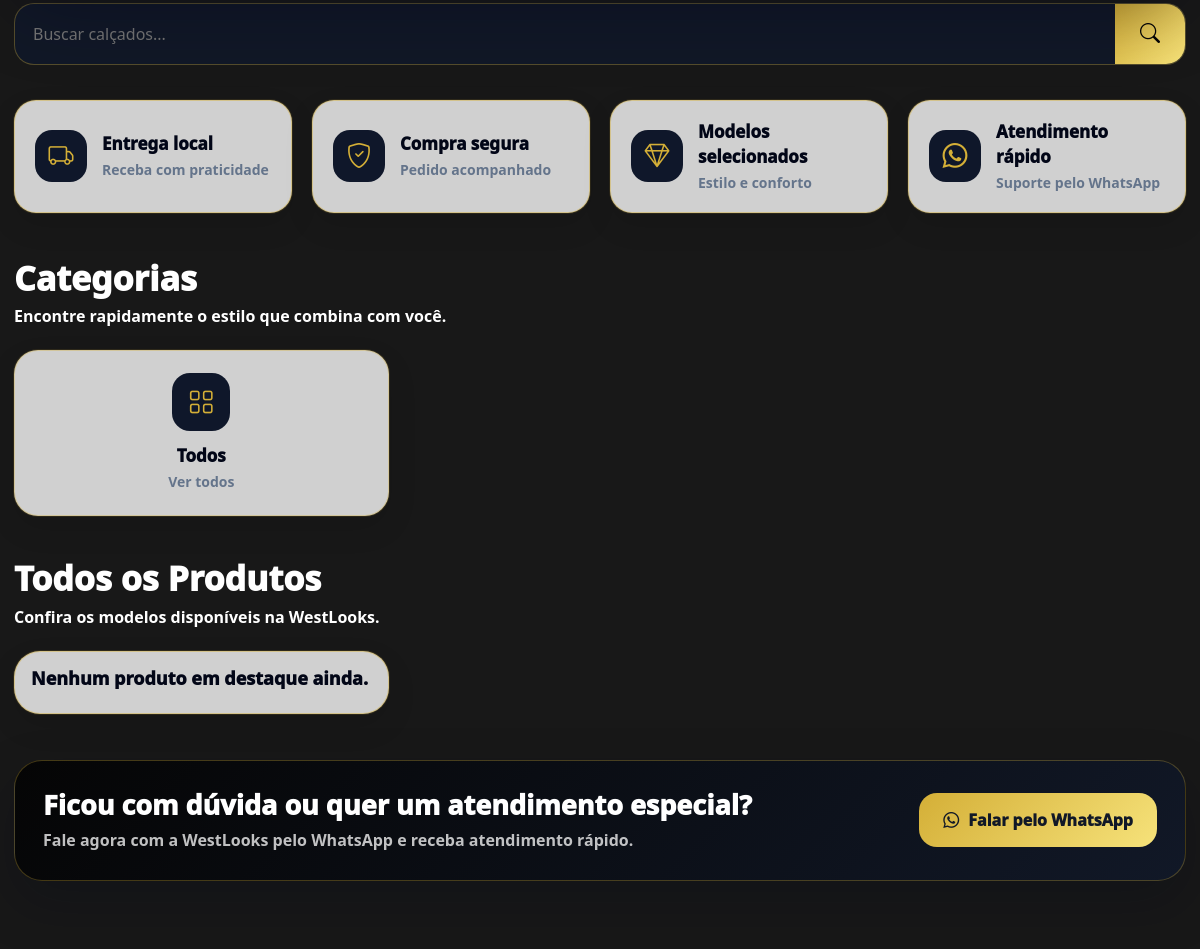
Page /loja (middle part) on the earlier database version.
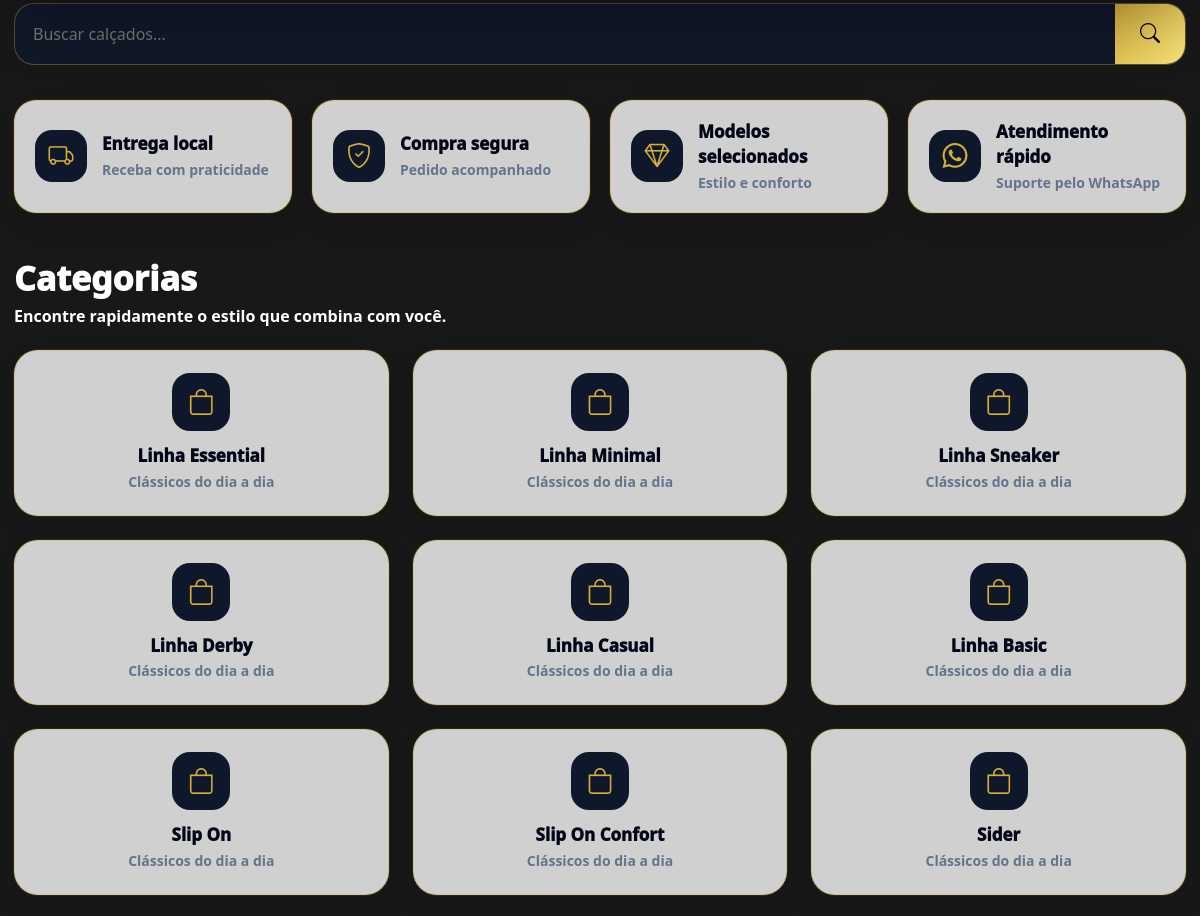
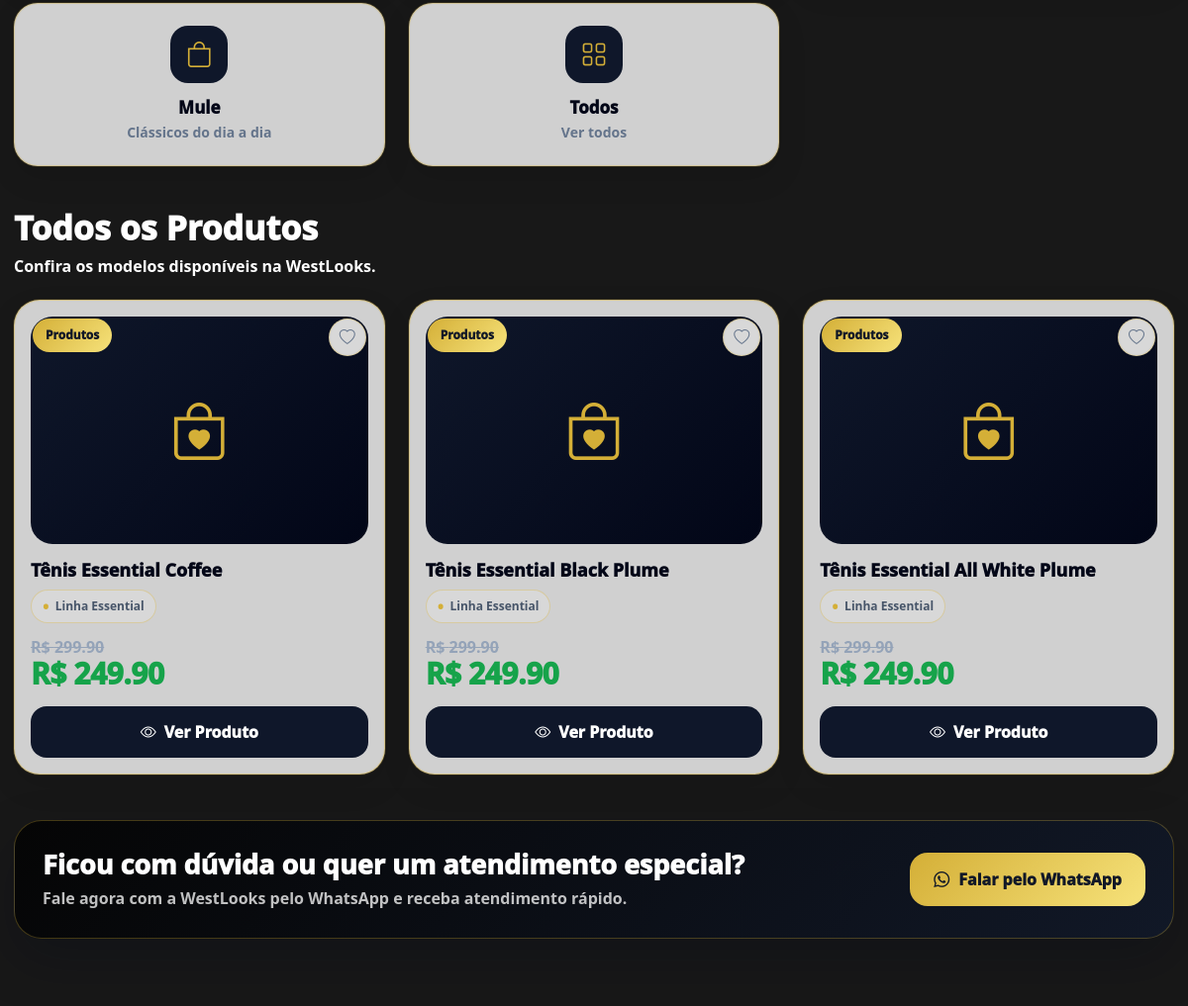
Same page on the later database version (2 pictures, top to bottom).
### app/models/categoria.py (models this page shows)
class Categoria(db.Model):
    __tablename__ = "categorias"
    id = db.Column(db.Integer, primary_key=True)
    nome = db.Column(
        db.String(120),
        nullable=False
    )
    slug = db.Column(
        db.String(150),
        unique=True,
        nullable=False
    )
    descricao = db.Column(
        db.Text
    )
    imagem = db.Column(
        db.String(255)
    )
    destaque = db.Column(
        db.Boolean,
        default=False
    )
    ordem = db.Column(
        db.Integer,
        default=0
    )
    ativo = db.Column(
        db.Boolean,
        default=True
    )
    data_cadastro = db.Column(
        db.DateTime,
        default=datetime.utcnow
    )

### app/models/produto.py (models this page shows)
class Produto(db.Model):
    __tablename__ = "produtos"
    id = db.Column(db.Integer, primary_key=True)
    categoria_id = db.Column(
        db.Integer,
        db.ForeignKey("categorias.id")
    )
    categoria = db.relationship(
        "Categoria",
        backref="produtos"
    )
    nome = db.Column(
        db.String(180),
        nullable=False
    )
    slug = db.Column(
        db.String(220),
        unique=True,
        nullable=False
    )
    descricao = db.Column(
        db.Text
    )
    marca = db.Column(
        db.String(120)
    )
    referencia = db.Column(
        db.String(80)
    )
    preco = db.Column(
        db.Numeric(10, 2),
        nullable=False,
        default=0
    )
    preco_promocional = db.Column(
        db.Numeric(10, 2)
    )
    custo = db.Column(
        db.Numeric(10, 2)
    )
    ativo = db.Column(
        db.Boolean,
        default=True
    )
    destaque = db.Column(
        db.Boolean,
        default=False
    )
    lancamento = db.Column(
        db.Boolean,
        default=False
    )
    mais_vendido = db.Column(
        db.Boolean,
        default=False
    )
    frete_gratis = db.Column(
        db.Boolean,
        default=False
    )
    peso = db.Column(
        db.Float,
        default=0
    )
    altura = db.Column(
        db.Float,
        default=0
    )
    largura = db.Column(
        db.Float,
        default=0
    )
    comprimento = db.Column(
        db.Float,
        default=0
    )
    visualizacoes = db.Column(
        db.Integer,
        default=0
    )
    data_cadastro = db.Column(
        db.DateTime,
        default=datetime.utcnow
    )

### app/routes/loja.py (the view)
@loja_bp.route("/")
@loja_bp.route("/loja")
def home():
    produtos = Produto.query.filter_by(
        ativo=True
    ).order_by(
        Produto.data_cadastro.desc()
    ).limit(12).all()
    destaques = Produto.query.filter_by(
        ativo=True,
        destaque=True
    ).order_by(
        Produto.data_cadastro.desc()
    ).limit(8).all()
    lancamentos = Produto.query.filter_by(
        ativo=True,
        lancamento=True
    ).order_by(
        Produto.data_cadastro.desc()
    ).limit(8).all()
    categorias = Categoria.query.filter_by(
        ativo=True
    ).order_by(
        Categoria.ordem.asc()
    ).all()
    busca = request.args.get("q", "").strip()
    if busca:
        produtos = Produto.query.filter(
            Produto.ativo == True,
            Produto.nome.ilike(f"%{busca}%")
        ).order_by(
            Produto.data_cadastro.desc()
        ).all()
    else:
        produtos = Produto.query.filter_by(
            ativo=True
        ).order_by(
            Produto.data_cadastro.desc()
        ).limit(12).all()
    return render_template(
        "loja/home.html",
        produtos=produtos,
        destaques=destaques,
        lancamentos=lancamentos,
        categorias=categorias,
        busca=busca
    )

### app/templates/loja/home.html (shortened to what this page needs)
{% extends "loja/base_loja.html" %}
{% block content %}
<div class="home-v2">
    <div class="busca-westlooks">
        <form method="GET" action="/">
            <input
                type="text"
                name="q"
                placeholder="Buscar calçados..."
                value="{{ busca or '' }}"
            >
            <button type="submit">
                <i class="bi bi-search"></i>
            </button>
        </form>
    </div>
    <div class="beneficios-v2">
        <div class="beneficio-v2">
            <div class="beneficio-icon-v2"><i class="bi bi-truck"></i></div>
            <div>
                <strong>Entrega local</strong>
                <small>Receba com praticidade</small>
            </div>
        </div>
        <div class="beneficio-v2">
            <div class="beneficio-icon-v2"><i class="bi bi-shield-check"></i></div>
            <div>
                <strong>Compra segura</strong>
                <small>Pedido acompanhado</small>
            </div>
        </div>
        <div class="beneficio-v2">
            <div class="beneficio-icon-v2"><i class="bi bi-gem"></i></div>
            <div>
                <strong>Modelos selecionados</strong>
                <small>Estilo e conforto</small>
            </div>
        </div>
        <div class="beneficio-v2">
            <div class="beneficio-icon-v2"><i class="bi bi-whatsapp"></i></div>
            <div>
                <strong>Atendimento rápido</strong>
                <small>Suporte pelo WhatsApp</small>
            </div>
        </div>
    </div>
    <section class="section-v2">
        <div class="section-head-v2">
            <div>
                <h3>Categorias</h3>
                <p>Encontre rapidamente o estilo que combina com você.</p>
            </div>
        </div>
        <div class="categorias-v2">
            {% for categoria in categorias %}
            <a href="{{ url_for('loja.categoria', slug=categoria.slug) }}" class="categoria-v2 text-decoration-none">
                <div class="cat-icon">
                    <i class="bi bi-bag"></i>
                </div>
                <strong>{{ categoria.nome }}</strong>
                <small>Clássicos do dia a dia</small>
            </a>
            {% endfor %}
            <a href="{{ url_for('loja.home') }}#produtos" class="categoria-v2 text-decoration-none">
                <div class="cat-icon">
                    <i class="bi bi-grid"></i>
                </div>
                <strong>Todos</strong>
                <small>Ver todos</small>
            </a>
        </div>
    </section>
    <section class="section-v2" id="produtos">
        <div class="section-head-v2">
            <div>
                <h3>Todos os Produtos</h3>
                <p>Confira os modelos disponíveis na WestLooks.</p>
            </div>
        </div>
        <div class="produtos-grid-v2">
            {% for produto in produtos %}
            <div class="produto-v2">
                <div class="produto-tag-v2">Produtos</div>
                <div
                    class="produto-fav-v2 favorito-btn"
                    data-id="{{ produto.id }}"
                    data-nome="{{ produto.nome }}"
                    data-slug="{{ produto.slug }}">
                    <i class="bi bi-heart"></i>
                </div>
                {% if produto.imagens and produto.imagens|length > 0 %}
                    {% set principal = produto.imagens|selectattr('principal', 'equalto', True)|list %}
                    <div class="produto-img-v2">
                        {% if principal %}
                            <img src="{{ url_for('static', filename='uploads/' ~ principal[0].imagem) }}" alt="{{ produto.nome }}">
                        {% else %}
                            <img src="{{ url_for('static', filename='uploads/' ~ produto.imagens[0].imagem) }}" alt="{{ produto.nome }}">
                        {% endif %}
                    </div>
                {% else %}
                    <div class="produto-img-empty-v2">
                        <i class="bi bi-bag-heart"></i>
                    </div>
                {% endif %}
                <h5>{{ produto.nome }}</h5>
                <div class="produto-cat-v2">
                    {% if produto.categoria %}
                        {{ produto.categoria.nome }}
                    {% else %}
                        Sem categoria
                    {% endif %}
                </div>
                {% if produto.preco_promocional and produto.preco_promocional > 0 %}
                    <div class="preco-antigo-v2">R$ {{ produto.preco }}</div>
                    <div class="preco-v2">R$ {{ produto.preco_promocional }}</div>
                {% else %}
                    <div class="preco-v2">R$ {{ produto.preco }}</div>
                {% endif %}
                <a href="{{ url_for('loja.detalhe_produto', slug=produto.slug) }}" class="btn-produto-v2">
                    <i class="bi bi-eye"></i>
                    Ver Produto
                </a>
            </div>
            {% else %}
            <div class="produto-v2">
                <h5>Nenhum produto em destaque ainda.</h5>
            </div>
            {% endfor %}
        </div>
    </section>
    <div class="cta-v2">
        <div>
            <h3>Ficou com dúvida ou quer um atendimento especial?</h3>
            <p>Fale agora com a WestLooks pelo WhatsApp e receba atendimento rápido.</p>
        </div>
        <a href="https://wa.me/5585996965533" target="_blank" class="btn-whats-v2">
            <i class="bi bi-whatsapp"></i>
            Falar pelo WhatsApp
        </a>
    </div>
</div>
{% endblock %}

### app/templates/loja/base_loja.html (shortened to what this page needs)
<!DOCTYPE html>
<html lang="pt-br">
<head>
    <link href="https://cdn.jsdelivr.net/npm/bootstrap@5.3.7/dist/css/bootstrap.min.css" rel="stylesheet">
    <link href="https://cdn.jsdelivr.net/npm/bootstrap-icons@1.11.3/font/bootstrap-icons.css" rel="stylesheet">
</head>
<body>
<main class="page-container">
    {% block content %}
    {% endblock %}
</main>
</body>
</html>

### app/templates/loja/base_loja.html (style rules this page uses)
:root { --gold:#d4af37; --gold-light:#f6e27a; --dark:#050505; --dark-2:#111111; --card:#1f1f1f; --card-2:#252525; --bg:#181818; --text:#ffffff; --muted:#cfcfcf; }
* { margin:0; padding:0; box-sizing:border-box; }
html, body { overflow-x:hidden; }
body { background:var(--bg); font-family:Segoe UI, sans-serif; color:var(--text); }
.page-container { max-width:1220px; margin:0 auto; padding:0 14px; background:transparent; }
section, .categorias, .produtos, .home-section, .section-home { background:transparent !important; color:#fff !important; }
section h1, section h2, section h3, section p, .categorias h1, .categorias h2, .categorias h3, .categorias p, .produtos h1, .produtos h2, .produtos h3, .produtos p { color:#fff !important; }

Differences in the rows shown:
added Categoria: nome "Linha Essential"
added Categoria: nome "Linha Minimal"
added Categoria: nome "Linha Sneaker"
added Categoria: nome "Linha Derby"
added Categoria: nome "Linha Casual"
added Categoria: nome "Linha Basic"
added Categoria: nome "Slip On"
added Categoria: nome "Slip On Confort"
added Categoria: nome "Sider"
added Categoria: nome "Mule"
added Produto: nome "Tênis Essential Coffee", categoria.nome "Linha Essential", preco "299.90", preco_promocional "249.90"
added Produto: nome "Tênis Essential Black Plume", categoria.nome "Linha Essential", preco "299.90", preco_promocional "249.90"
added Produto: nome "Tênis Essential All White Plume", categoria.nome "Linha Essential", preco "299.90", preco_promocional "249.90"
Other differences:
text no longer shown: "Nenhum produto em destaque ainda."
